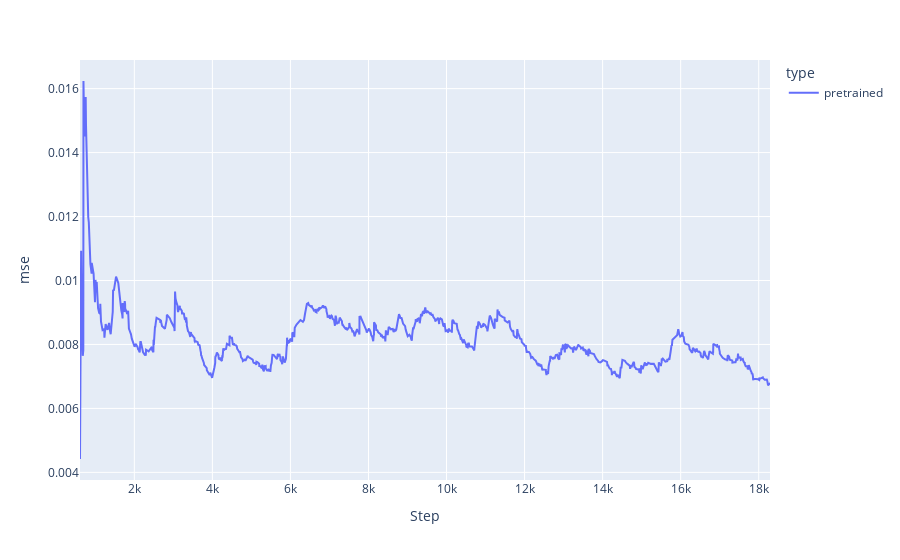

The cell this chart's notebook holds for it:
### Code cell
px.line(df[df.type=='pretrained'], x='Step', y ='mse', color='type')

### Figure 1 — Plotly figure (JSON) as saved in the notebook; plotly's stock layout.template omitted (floating-point values rounded to 4 significant figures; data arrays with more than 128 entries replaced by an {"elided": "..."} marker saying what was removed)
{"data": [{"hovertemplate": "type=pretrained<br>Step=%{x}<br>mse=%{y}<extra></extra>", "legendgroup": "pretrained", "line": {"color": "#636efa", "dash": "solid"}, "marker": {"symbol": "circle"}, "mode": "lines", "name": "pretrained", "orientation": "v", "showlegend": true, "type": "scatter", "x": {"elided": "1000 int values"}, "xaxis": "x", "y": {"elided": "1000 float values"}, "yaxis": "y"}], "layout": {"autosize": true, "legend": {"title": {"text": "type"}, "tracegroupgap": 0}, "margin": {"t": 60}, "xaxis": {"anchor": "y", "autorange": true, "domain": [0, 1], "range": [608, 18289], "title": {"text": "Step"}, "type": "linear"}, "yaxis": {"anchor": "x", "autorange": true, "domain": [0, 1], "range": [0.003761, 0.0169], "title": {"text": "mse"}, "type": "linear"}}}
